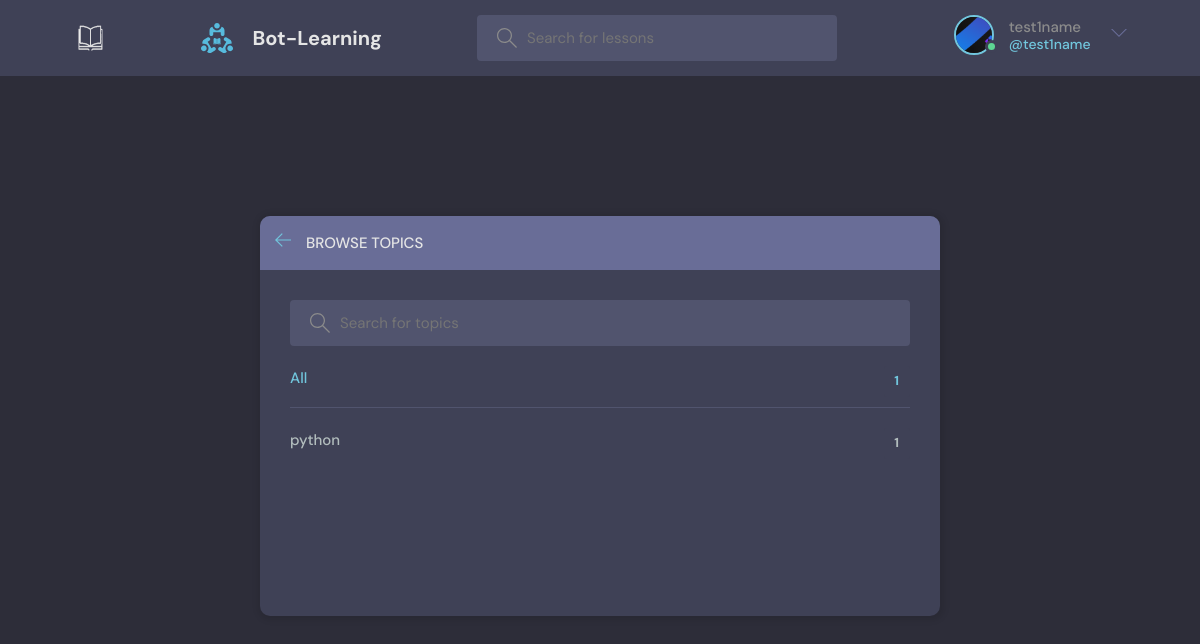
The page /topics/ (signed in) on the database as committed earlier.
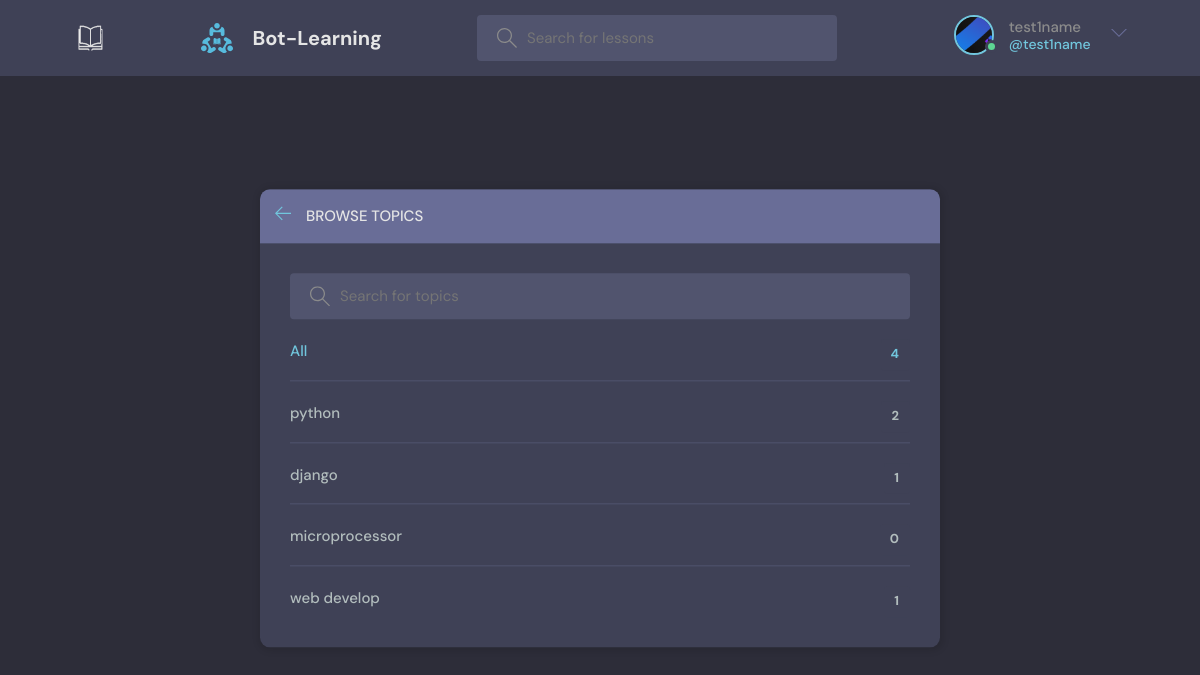
The same page on the database as committed later.
### base/models.py (models this page shows, shortened)
class Topic(models.Model):
    name = models.CharField(max_length=200)

### base/views.py (the view)
# urls.py: path('topics/', views.topicsPage, name="topics"),
def topicsPage(request):
    q = request.GET.get('q') if request.GET.get('q') != None else ''
    topics = Topic.objects.filter(name__icontains=q)
    return render(request, 'base/topics.html', {'topics': topics})

### base/templates/base/topics.html (shortened to what this page needs)
{% extends 'main.html' %}
{% block content %}
<main class="create-room layout">
  <div class="container">
    <div class="layout__box">
      <div class="layout__boxHeader">
        <div class="layout__boxTitle">
          <a href="{% url 'home' %}">
            <svg version="1.1" xmlns="http://www.w3.org/2000/svg" width="32" height="32" viewBox="0 0 32 32">
              <title>arrow-left</title>
              <path
                d="M13.723 2.286l-13.723 13.714 13.719 13.714 1.616-1.611-10.96-10.96h27.625v-2.286h-27.625l10.965-10.965-1.616-1.607z">
              </path>
            </svg>
          </a>
          <h3>Browse Topics</h3>
        </div>
      </div>
      <div class="topics-page layout__body">
        <form action="" method="GET" class="header__search">
          <label>
            <input name="q" placeholder="Search for topics" />
          </label>
        </form>
        <ul class="topics__list">
          <li>
            <a href="{% url 'topics' %}" class="active">All <span>{{topics.count}}</span></a>
          </li>
          {% for topic in topics %}
          <li>
            <a href="{% url 'home' %}?q={{topic.name}}">{{ topic.name }} <span>{{topic.room_set.all.count}}</span></a>
          </li>
          {% endfor %}
        </ul>
      </div>
    </div>
  </div>
</main>
{% endblock content %}

Rows that differ between the two databases and show on the page:
computed for Topic "python": room_set.all.count "1" → "2"
added Topic: name "django", room_set.all.count "1"
added Topic: name "microprocessor", room_set.all.count "0"
added Topic: name "web develop", room_set.all.count "1"
Other text that changed with them:
{{ topics.count }}: "1" → "4"
